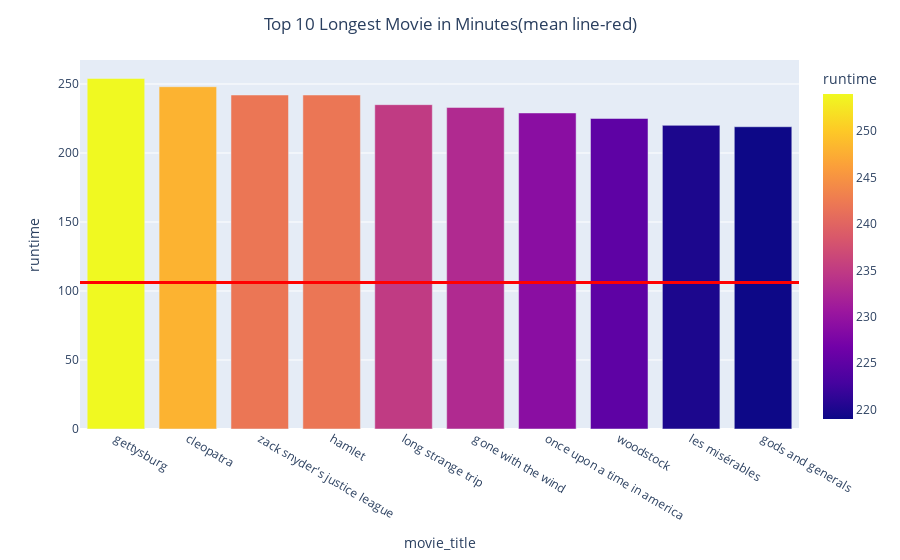

The code cell stored with this chart in its notebook:
### Code cell
import plotly.express as px
top10long= data.sort_values(by='runtime',ascending=False).head(10)[['movie_title','runtime']]
fig=px.bar(top10long,x='movie_title',y='runtime',color='runtime')
fig.add_hline(y=data['runtime'].mean(),line_width=3, line_color="red")
fig.update_layout(title_text='Top 10 Longest Movie in Minutes(mean line-red)', title_x=0.5)

### Figure 1 — Plotly figure (JSON) as saved in the notebook; plotly's stock layout.template omitted (floating-point values rounded to 4 significant figures)
{"data": [{"alignmentgroup": "True", "hovertemplate": "movie_title=%{x}<br>runtime=%{marker.color}<extra></extra>", "legendgroup": "", "marker": {"color": [254, 248, 242, 242, 235, 233, 229, 225, 220, 219], "coloraxis": "coloraxis", "pattern": {"shape": ""}}, "name": "", "offsetgroup": "", "orientation": "v", "showlegend": false, "textposition": "auto", "type": "bar", "x": ["gettysburg", "cleopatra", "zack snyder's justice league", "hamlet", "long strange trip", "gone with the wind", "once upon a time in america", "woodstock", "les misérables", "gods and generals"], "xaxis": "x", "y": [254, 248, 242, 242, 235, 233, 229, 225, 220, 219], "yaxis": "y"}], "layout": {"barmode": "relative", "coloraxis": {"colorbar": {"title": {"text": "runtime"}}, "colorscale": [[0, "#0d0887"], [0.1111, "#46039f"], [0.2222, "#7201a8"], [0.3333, "#9c179e"], [0.4444, "#bd3786"], [0.5556, "#d8576b"], [0.6667, "#ed7953"], [0.7778, "#fb9f3a"], [0.8889, "#fdca26"], [1, "#f0f921"]]}, "legend": {"tracegroupgap": 0}, "margin": {"t": 60}, "shapes": [{"line": {"color": "red", "width": 3}, "type": "line", "x0": 0, "x1": 1, "xref": "x domain", "y0": 106.1, "y1": 106.1, "yref": "y"}], "title": {"text": "Top 10 Longest Movie in Minutes(mean line-red)", "x": 0.5}, "xaxis": {"anchor": "y", "domain": [0, 1], "title": {"text": "movie_title"}}, "yaxis": {"anchor": "x", "domain": [0, 1], "title": {"text": "runtime"}}}}
